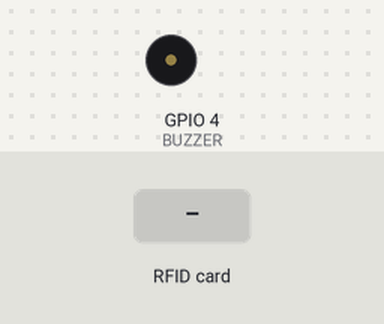
Simulated run of this sketch. Board: ESP32. Parts: buzzer (waves = sounding, pin HIGH). Inputs (shaded band) come from the test bench. WiFi joins after 1.5 s; servers stay silent unless stated; uploads are accepted with an empty reply; what the sketch prints to the serial monitor is not drawn.

Above: at 2.8 s.
2.9 s: RFID card 5E 7A 19 C4 held to the reader
At 3.17 s:
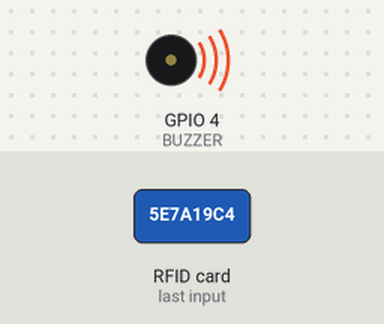
Timing chart, 0 to 5.9 s (numbered marks = the images above; inputs shaded):
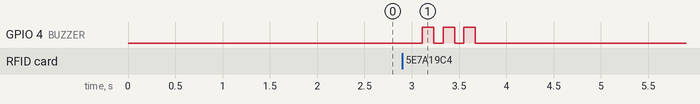

Measured:
- after the input at 2.9 s, GPIO 4 (BUZZER): alternates HIGH for 0.12 s and LOW for 0.10 s, 6 changes in all, then stays LOW, starting after 0.21 s

The sketch:

esp32_rfid_scanner.ino
```cpp
// ESP32 + MFRC522 RFID reader -> sends scans to the queue server
// Libraries: MFRC522 (by GithubCommunity), built-in WiFi + HTTPClient
//
// Wiring (MFRC522 -> ESP32):
//   SDA -> GPIO 5   SCK -> GPIO 18   MOSI -> GPIO 23   MISO -> GPIO 19
//   RST -> GPIO 22  3.3V -> 3.3V     GND -> GND

#include <WiFi.h>
#include <HTTPClient.h>
#include <SPI.h>
#include <MFRC522.h>

const char* WIFI_SSID   = "YOUR_WIFI";
const char* WIFI_PASS   = "YOUR_PASSWORD";
const char* SERVER_URL  = "http://192.168.1.10:8000/api/scan"; // your PC's local IP
const char* DEVICE_KEY  = "change-me";                         // same as DEVICE_API_KEY in .env

#define SS_PIN  5
#define RST_PIN 22
#define BUZZER  4   // optional

MFRC522 rfid(SS_PIN, RST_PIN);

void setup() {
  Serial.begin(115200);
  pinMode(BUZZER, OUTPUT);
  SPI.begin();
  rfid.PCD_Init();

  WiFi.begin(WIFI_SSID, WIFI_PASS);
  Serial.print("Connecting WiFi");
  while (WiFi.status() != WL_CONNECTED) { delay(400); Serial.print("."); }
  Serial.println("\nConnected: " + WiFi.localIP().toString());
}

String readUid() {
  String uid = "";
  for (byte i = 0; i < rfid.uid.size; i++) {
    if (rfid.uid.uidByte[i] < 0x10) uid += "0";
    uid += String(rfid.uid.uidByte[i], HEX);
  }
  uid.toUpperCase();
  return uid;
}

void beep(int times) {
  for (int i = 0; i < times; i++) { digitalWrite(BUZZER, HIGH); delay(120); digitalWrite(BUZZER, LOW); delay(100); }
}

void loop() {
  if (!rfid.PICC_IsNewCardPresent() || !rfid.PICC_ReadCardSerial()) return;

  String uid = readUid();
  Serial.println("Card: " + uid);

  if (WiFi.status() == WL_CONNECTED) {
    HTTPClient http;
    http.begin(SERVER_URL);
    http.addHeader("Content-Type", "application/json");
    http.addHeader("x-api-key", DEVICE_KEY);

    // Option A: send card UID (server maps it to roll no via the "rfid" field)
    String body = "{\"uid\":\"" + uid + "\"}";
    // Option B: if your card/hardware already gives the roll no, send this instead:
    // String body = "{\"rollNo\":\"" + rollNo + "\"}";

    int code = http.POST(body);
    Serial.printf("Server: %d %s\n", code, http.getString().c_str());
    beep(code == 201 ? 1 : 3);   // 1 beep = added, 3 beeps = error/duplicate
    http.end();
  }

  rfid.PICC_HaltA();
  rfid.PCD_StopCrypto1();
  delay(1500); // avoid double reads of the same card
}
```
